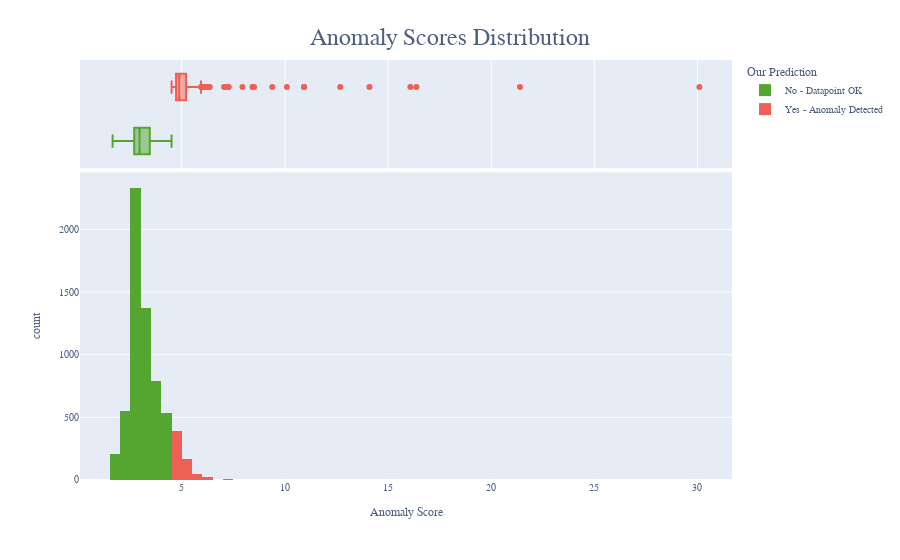

Write notebook code for a chart like this one.
### Code cell
histogram = bergpieper_test.copy()
histogram['anomaly_score'] = ae.decision_function(bergpieper_test)
histogram['error_detected'] = prediction_ae
histogram['error_detected'] = histogram.error_detected.replace(({0: 'No - Datapoint OK', 1: 'Yes - Anomaly Detected'}))
fig = px.histogram(histogram, x='anomaly_score', 
                   nbins=100, marginal='box', 
                   color='error_detected', 
                   color_discrete_sequence=['#55a630', '#ee6055'],
                   labels={'anomaly_score': 'Anomaly Score', 'error_detected': 'Error Detected'},
                   )
fig.update_layout(font=dict(family="Aleo", size=10, color="#4d5f81"),
                  title=dict(x=0.5, y=0.95, font=dict(size=24), text="Anomaly Scores Distribution", xanchor='center'),
                  legend_title_text='Our Prediction')

fig.show()

### Figure 1 — Plotly figure (JSON) as saved in the notebook; plotly's stock layout.template omitted (floating-point values rounded to 4 significant figures; data arrays with more than 128 entries replaced by an {"elided": "..."} marker saying what was removed)
{"data": [{"alignmentgroup": "True", "bingroup": "x", "hovertemplate": "Error Detected=No - Datapoint OK<br>Anomaly Score=%{x}<br>count=%{y}<extra></extra>", "legendgroup": "No - Datapoint OK", "marker": {"color": "#55a630", "pattern": {"shape": ""}}, "name": "No - Datapoint OK", "nbinsx": 100, "offsetgroup": "No - Datapoint OK", "orientation": "v", "showlegend": true, "type": "histogram", "x": {"elided": "5783 float values"}, "xaxis": "x", "yaxis": "y"}, {"alignmentgroup": "True", "hovertemplate": "Error Detected=No - Datapoint OK<br>Anomaly Score=%{x}<extra></extra>", "legendgroup": "No - Datapoint OK", "marker": {"color": "#55a630"}, "name": "No - Datapoint OK", "notched": true, "offsetgroup": "No - Datapoint OK", "showlegend": false, "type": "box", "x": {"elided": "5783 float values"}, "xaxis": "x2", "yaxis": "y2"}, {"alignmentgroup": "True", "bingroup": "x", "hovertemplate": "Error Detected=Yes - Anomaly Detected<br>Anomaly Score=%{x}<br>count=%{y}<extra></extra>", "legendgroup": "Yes - Anomaly Detected", "marker": {"color": "#ee6055", "pattern": {"shape": ""}}, "name": "Yes - Anomaly Detected", "nbinsx": 100, "offsetgroup": "Yes - Anomaly Detected", "orientation": "v", "showlegend": true, "type": "histogram", "x": {"elided": "648 float values"}, "xaxis": "x", "yaxis": "y"}, {"alignmentgroup": "True", "hovertemplate": "Error Detected=Yes - Anomaly Detected<br>Anomaly Score=%{x}<extra></extra>", "legendgroup": "Yes - Anomaly Detected", "marker": {"color": "#ee6055"}, "name": "Yes - Anomaly Detected", "notched": true, "offsetgroup": "Yes - Anomaly Detected", "showlegend": false, "type": "box", "x": {"elided": "648 float values"}, "xaxis": "x2", "yaxis": "y2"}], "layout": {"barmode": "relative", "font": {"color": "#4d5f81", "family": "Aleo", "size": 10}, "legend": {"title": {"text": "Our Prediction"}, "tracegroupgap": 0}, "margin": {"t": 60}, "title": {"font": {"size": 24}, "text": "Anomaly Scores Distribution", "x": 0.5, "xanchor": "center", "y": 0.95}, "xaxis": {"anchor": "y", "domain": [0, 1], "title": {"text": "Anomaly Score"}}, "xaxis2": {"anchor": "y2", "domain": [0, 1], "matches": "x", "showgrid": true, "showticklabels": false}, "yaxis": {"anchor": "x", "domain": [0, 0.7326], "title": {"text": "count"}}, "yaxis2": {"anchor": "x2", "domain": [0.7426, 1], "matches": "y2", "showgrid": false, "showline": false, "showticklabels": false, "ticks": ""}}}
